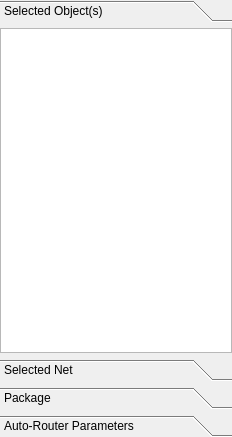
<?xml version="1.0" encoding="UTF-8"?>
<ui version="4.0">
 <class>Properties</class>
 <widget class="QDockWidget" name="Properties">
  <property name="geometry">
   <rect>
    <x>0</x>
    <y>0</y>
    <width>232</width>
    <height>437</height>
   </rect>
  </property>
  <property name="minimumSize">
   <size>
    <width>232</width>
    <height>300</height>
   </size>
  </property>
  <property name="windowTitle">
   <string>Properties</string>
  </property>
  <widget class="QWidget" name="dockWidgetContents">
   <layout class="QGridLayout" name="gridLayout">
    <property name="margin">
     <number>0</number>
    </property>
    <item row="0" column="0">
     <widget class="QToolBox" name="toolBox">
      <property name="minimumSize">
       <size>
        <width>200</width>
        <height>100</height>
       </size>
      </property>
      <property name="currentIndex">
       <number>0</number>
      </property>
      <widget class="QWidget" name="page">
       <property name="geometry">
        <rect>
         <x>0</x>
         <y>0</y>
         <width>232</width>
         <height>275</height>
        </rect>
       </property>
       <attribute name="label">
        <string>Selected Object(s)</string>
       </attribute>
       <layout class="QGridLayout" name="gridLayout_2">
        <property name="margin">
         <number>0</number>
        </property>
        <item row="0" column="0">
         <widget class="QTableView" name="selectedObjectPropertiesView">
          <property name="alternatingRowColors">
           <bool>true</bool>
          </property>
          <property name="selectionMode">
           <enum>QAbstractItemView::SingleSelection</enum>
          </property>
          <property name="selectionBehavior">
           <enum>QAbstractItemView::SelectRows</enum>
          </property>
          <attribute name="horizontalHeaderDefaultSectionSize">
           <number>150</number>
          </attribute>
          <attribute name="horizontalHeaderMinimumSectionSize">
           <number>50</number>
          </attribute>
          <attribute name="horizontalHeaderStretchLastSection">
           <bool>true</bool>
          </attribute>
          <attribute name="verticalHeaderVisible">
           <bool>false</bool>
          </attribute>
          <attribute name="verticalHeaderDefaultSectionSize">
           <number>20</number>
          </attribute>
         </widget>
        </item>
       </layout>
      </widget>
      <widget class="QWidget" name="page_4">
       <property name="geometry">
        <rect>
         <x>0</x>
         <y>0</y>
         <width>232</width>
         <height>275</height>
        </rect>
       </property>
       <attribute name="label">
        <string>Selected Net</string>
       </attribute>
       <layout class="QGridLayout" name="gridLayout_4">
        <property name="margin">
         <number>0</number>
        </property>
        <item row="0" column="0">
         <widget class="QTableView" name="selectedNetPropertiesView"/>
        </item>
       </layout>
      </widget>
      <widget class="QWidget" name="page_2">
       <property name="geometry">
        <rect>
         <x>0</x>
         <y>0</y>
         <width>232</width>
         <height>275</height>
        </rect>
       </property>
       <attribute name="label">
        <string>Package</string>
       </attribute>
       <layout class="QGridLayout" name="gridLayout_3">
        <property name="margin">
         <number>0</number>
        </property>
        <item row="0" column="0">
         <widget class="QTableView" name="packagePropertiesView">
          <property name="alternatingRowColors">
           <bool>true</bool>
          </property>
          <property name="selectionMode">
           <enum>QAbstractItemView::SingleSelection</enum>
          </property>
          <property name="selectionBehavior">
           <enum>QAbstractItemView::SelectRows</enum>
          </property>
          <property name="showGrid">
           <bool>true</bool>
          </property>
          <attribute name="horizontalHeaderCascadingSectionResizes">
           <bool>true</bool>
          </attribute>
          <attribute name="horizontalHeaderDefaultSectionSize">
           <number>150</number>
          </attribute>
          <attribute name="horizontalHeaderHighlightSections">
           <bool>false</bool>
          </attribute>
          <attribute name="horizontalHeaderMinimumSectionSize">
           <number>50</number>
          </attribute>
          <attribute name="horizontalHeaderStretchLastSection">
           <bool>true</bool>
          </attribute>
          <attribute name="verticalHeaderVisible">
           <bool>false</bool>
          </attribute>
          <attribute name="verticalHeaderCascadingSectionResizes">
           <bool>false</bool>
          </attribute>
          <attribute name="verticalHeaderDefaultSectionSize">
           <number>20</number>
          </attribute>
          <attribute name="verticalHeaderStretchLastSection">
           <bool>false</bool>
          </attribute>
         </widget>
        </item>
       </layout>
      </widget>
      <widget class="QWidget" name="page_3">
       <property name="geometry">
        <rect>
         <x>0</x>
         <y>0</y>
         <width>232</width>
         <height>275</height>
        </rect>
       </property>
       <attribute name="label">
        <string>Auto-Router Parameters</string>
       </attribute>
       <layout class="QGridLayout" name="gridLayout_5">
        <property name="margin">
         <number>0</number>
        </property>
        <item row="0" column="0">
         <widget class="QTableView" name="routerParametersView"/>
        </item>
       </layout>
      </widget>
     </widget>
    </item>
   </layout>
  </widget>
 </widget>
 <resources/>
 <connections/>
</ui>
